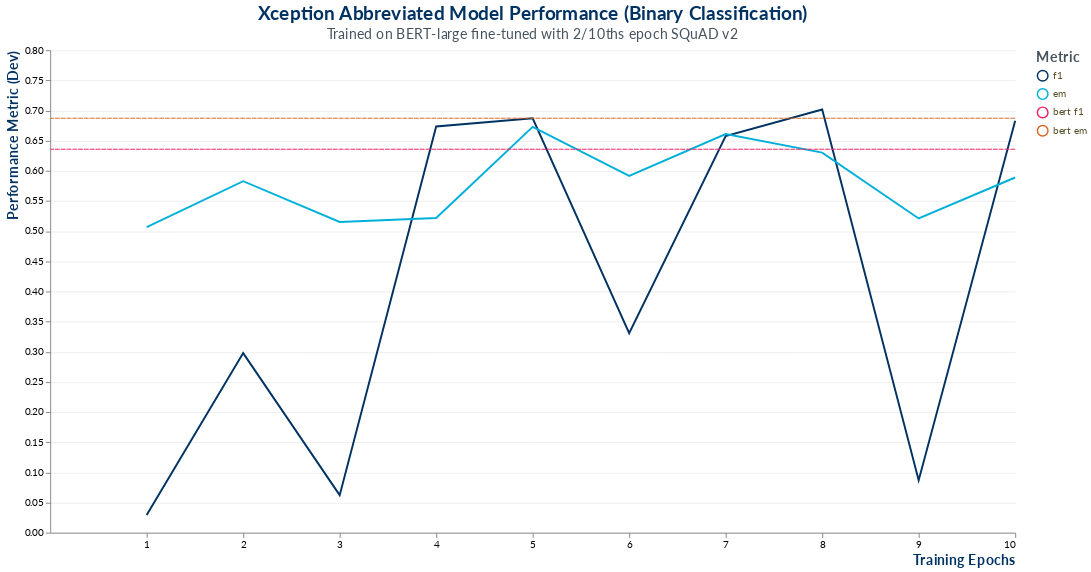

Notebook source saved alongside this figure:
### Code cell
kwargs = {'df': df,
          'xaxis_title': 'Training Epochs',
          'yaxis_title': 'Performance Metric (Dev)',
          'legend_title': 'Metric',
          'title': 'Xception Abbreviated Model Performance (Binary Classification)',
          'subtitle': 'Trained on BERT-large fine-tuned with 2/10ths epoch SQuAD v2',
          'width': 1000,
          'height': 500,
          'bert_f1': 0.6357395056885052,
          'bert_acc': 0.6871894213762317}

viz_bert_performance(**kwargs)

### Figure 1 — Vega-Lite specification as saved in the notebook (floating-point values rounded to 4 significant figures)
{"config": {"title": {"fontSize": 20, "font": "Lato", "anchor": "middle", "align": "center", "color": "#003262", "subtitleFontSize": 15, "subtitleFont": "Lato", "subtitleAcchor": "middle", "subtitleAlign": "center", "subtitleColor": "#46535e"}, "axisX": {"labelFont": "Lato", "titleFont": "Lato", "titleFontSize": 15, "titleColor": "#003262", "titleAlign": "right", "titleAnchor": "end"}, "axisY": {"labelFont": "Lato", "titleFont": "Lato", "titleFontSize": 15, "titleColor": "#003262", "titleAlign": "right", "titleAnchor": "end", "gridColor": "#eeeeee", "gridWidth": 1}, "headerRow": {"labelFont": "Lato", "titleFont": "Lato", "titleFontSize": 15, "titleColor": "#003262", "titleAlign": "right", "titleAnchor": "end"}, "legend": {"labelFont": "Lato", "labelFontSize": 10, "labelColor": "#584f29", "symbolType": "circle", "symbolSize": 120, "titleFont": "Lato", "titleFontSize": 15, "titleColor": "#46535e"}, "view": {"strokeWidth": 0}}, "layer": [{"data": {"name": "data-700cd009858e822acea66d5f38160604"}, "mark": "line", "encoding": {"color": {"type": "nominal", "field": "metric", "legend": {"title": "Metric"}, "scale": {"domain": ["f1", "em", "bert f1", "bert em"], "range": ["#003262", "#00b0da", "#ee1f60", "#D9661F"]}}, "x": {"type": "quantitative", "axis": {"format": "~s", "formatType": "number", "grid": false, "labelOverlap": true, "title": "Training Epochs"}, "field": "epoch", "scale": {"bins": [1.0, 2.0, 3.0, 4.0, 5.0, 6.0, 7.0, 8.0, 9.0, 10.0], "domain": [0, 10]}}, "y": {"type": "quantitative", "axis": {"grid": true, "title": "Performance Metric (Dev)"}, "field": "score", "scale": {"domain": [0.02771, 0.7368]}}}, "height": 500, "width": 1000}, {"data": {"name": "data-48879c1d0fa4b0d013aa1529e152de08"}, "mark": {"type": "rule", "color": "#ee1f60", "opacity": 1, "strokeDash": [5, 1]}, "encoding": {"y": {"type": "quantitative", "field": "bert_f1"}}, "height": 500, "width": 1000}, {"data": {"name": "data-48879c1d0fa4b0d013aa1529e152de08"}, "mark": {"type": "rule", "color": "#D9661F", "opacity": 1, "strokeDash": [5, 1]}, "encoding": {"y": {"type": "quantitative", "field": "bert_acc"}}, "height": 500, "width": 1000}], "title": {"text": "Xception Abbreviated Model Performance (Binary Classification)", "subtitle": "Trained on BERT-large fine-tuned with 2/10ths epoch SQuAD v2"}, "$schema": "https://vega.github.io/schema/vega-lite/v4.8.1.json", "datasets": {"data-700cd009858e822acea66d5f38160604": [{"epoch": 1, "metric": "f1", "score": 0.02917}, {"epoch": 2, "metric": "f1", "score": 0.2977}, {"epoch": 3, "metric": "f1", "score": 0.06224}, {"epoch": 4, "metric": "f1", "score": 0.6736}, {"epoch": 5, "metric": "f1", "score": 0.687}, {"epoch": 6, "metric": "f1", "score": 0.3309}, {"epoch": 7, "metric": "f1", "score": 0.6577}, {"epoch": 8, "metric": "f1", "score": 0.7017}, {"epoch": 9, "metric": "f1", "score": 0.087}, {"epoch": 10, "metric": "f1", "score": 0.6831}, {"epoch": 1, "metric": "em", "score": 0.5067}, {"epoch": 2, "metric": "em", "score": 0.5828}, {"epoch": 3, "metric": "em", "score": 0.5152}, {"epoch": 4, "metric": "em", "score": 0.5217}, {"epoch": 5, "metric": "em", "score": 0.6728}, {"epoch": 6, "metric": "em", "score": 0.5916}, {"epoch": 7, "metric": "em", "score": 0.6609}, {"epoch": 8, "metric": "em", "score": 0.6302}, {"epoch": 9, "metric": "em", "score": 0.5209}, {"epoch": 10, "metric": "em", "score": 0.5889}], "data-48879c1d0fa4b0d013aa1529e152de08": [{"bert_f1": 0.6357, "bert_acc": 0.6872}]}}
